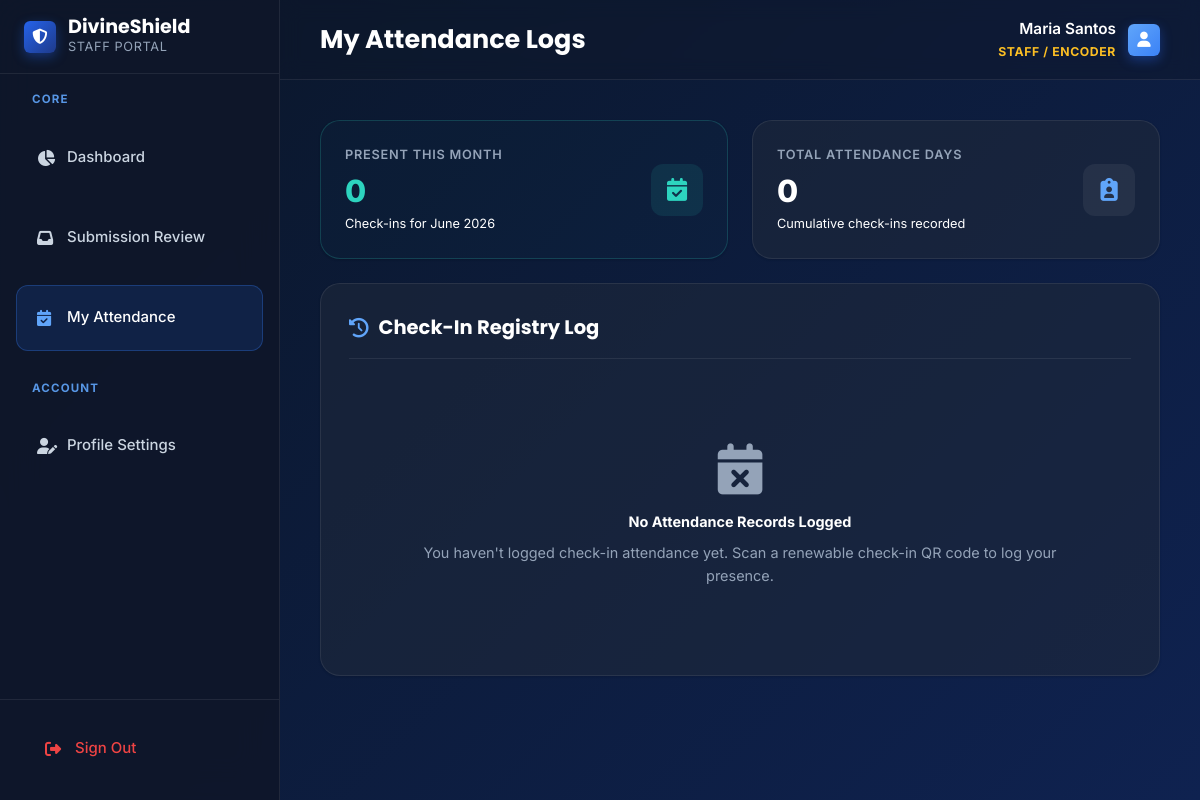
Page /views/staff/attendance_history.php (signed in) on the earlier database version.
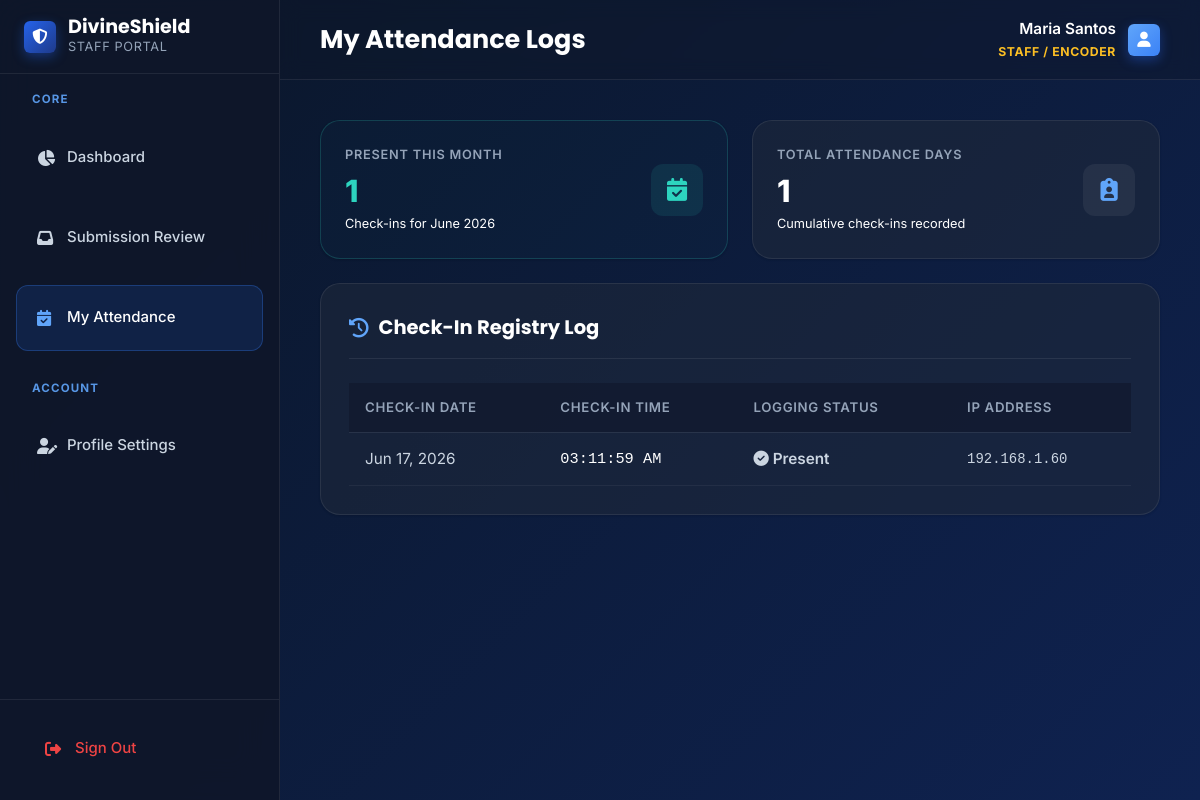
Same page on the later database version.
### tables this page shows
CREATE TABLE `users` (
  `id` int(11) NOT NULL,
  `username` varchar(50) NOT NULL,
  `password_hash` varchar(255) NOT NULL,
  `role` enum('admin','staff','church_leader') NOT NULL,
  `position_title` varchar(100) DEFAULT NULL,
  `first_name` varchar(50) NOT NULL,
  `middle_name` varchar(50) DEFAULT NULL,
  `last_name` varchar(50) NOT NULL,
  `email` varchar(100) NOT NULL,
  `phone` varchar(20) DEFAULT NULL,
  `admin_pin` varchar(4) DEFAULT NULL,
  `profile_picture` varchar(255) DEFAULT NULL,
  `admin_message` text DEFAULT NULL,
  `status` enum('pending','active','inactive') DEFAULT 'pending',
  `created_at` timestamp NOT NULL DEFAULT current_timestamp(),
  `updated_at` timestamp NOT NULL DEFAULT current_timestamp() ON UPDATE current_timestamp()
);

CREATE TABLE `staff_attendance` (
  `id` int(11) NOT NULL,
  `user_id` int(11) NOT NULL,
  `check_in_time` timestamp NOT NULL DEFAULT current_timestamp(),
  `ip_address` varchar(45) DEFAULT NULL
);

### views/staff/attendance_history.php (the view, shortened to what this page needs)
<?php
require_once '../../db.php';
$pageTitle = "My Attendance Logs";
$userId = $_SESSION['user_id'];
$stmtLogs = $pdo->prepare("
    SELECT *
    FROM staff_attendance
    WHERE user_id = ?
    ORDER BY check_in_time DESC
");
$stmtLogs->execute([$userId]);
$logs = $stmtLogs->fetchAll(PDO::FETCH_ASSOC);
$stmtMonthCount = $pdo->prepare("
    SELECT COUNT(*)
    FROM staff_attendance
    WHERE user_id = ?
      AND YEAR(check_in_time) = YEAR(CURRENT_DATE)
      AND MONTH(check_in_time) = MONTH(CURRENT_DATE)
");
$stmtMonthCount->execute([$userId]);
$currentMonthPresentCount = intval($stmtMonthCount->fetchColumn());
$totalCheckins = count($logs);
include 'includes/header.php';
?>
<div class="stats-grid" style="grid-template-columns: repeat(auto-fit, minmax(240px, 1fr)); margin-bottom: 24px;">
    <div class="stat-box" style="border-color: rgba(45, 212, 191, 0.2); background: rgba(45, 212, 191, 0.02);">
        <div class="stat-box-info">
            <h4>Present This Month</h4>
            <div class="stat-val" style="color: var(--teal-400);"><?php echo $currentMonthPresentCount; ?></div>
            <p style="font-size: 0.75rem; color: var(--gray-500); margin-top:4px;">Check-ins for <?php echo date('F Y'); ?></p>
        </div>
        <div class="stat-box-icon" style="color: var(--teal-400); background: rgba(45, 212, 191, 0.1);">
            <i class="fas fa-calendar-check"></i>
        </div>
    </div>
    <div class="stat-box">
        <div class="stat-box-info">
            <h4>Total Attendance Days</h4>
            <div class="stat-val"><?php echo $totalCheckins; ?></div>
            <p style="font-size: 0.75rem; color: var(--gray-500); margin-top:4px;">Cumulative check-ins recorded</p>
        </div>
        <div class="stat-box-icon">
            <i class="fas fa-clipboard-user"></i>
        </div>
    </div>
</div>
<div class="dashboard-card">
    <div class="dashboard-card-header" style="border-bottom: 1px solid rgba(255, 255, 255, 0.08); padding-bottom: 14px; margin-bottom: 24px;">
        <h3 class="dashboard-card-title" style="font-family: var(--font-head); font-size: 1.15rem; font-weight: 700; display: flex; align-items: center; gap: 10px; color: var(--white);">
            <i class="fas fa-history" style="color:var(--blue-400);"></i> Check-In Registry Log
        </h3>
    </div>
    <div class="panel-body" style="padding:0;">
        <?php if ($totalCheckins > 0): ?>
            <div class="dark-table-wrap">
                <table class="dark-table">
                    <thead>
                        <tr>
                            <th>Check-In Date</th>
                            <th>Check-In Time</th>
                            <th>Logging Status</th>
                            <th>IP Address</th>
                        </tr>
                    </thead>
                    <tbody>
                        <?php foreach($logs as $log): ?>
                        <tr>
                            <td class="fw-semibold text-white">
                                <?php echo date('M d, Y', strtotime($log['check_in_time'])); ?>
                            </td>
                            <td style="font-family: monospace; color:var(--white);">
                                <?php echo date('h:i:s A', strtotime($log['check_in_time'])); ?>
                            </td>
                            <td>
                                <span class="status-badge success" style="font-weight:600;"><i class="fas fa-circle-check"></i> Present</span>
                            </td>
                            <td class="text-muted" style="font-family: monospace; font-size: 0.82rem;">
                                <?php echo htmlspecialchars($log['ip_address'] ?? '—'); ?>
                            </td>
                        </tr>
                        <?php endforeach; ?>
                    </tbody>
                </table>
            </div>
        <?php else: ?>
            <div class="empty-state" style="padding: 60px; text-align: center;">
                <i class="fas fa-calendar-times empty-icon" style="font-size: 3rem; color:var(--gray-500); margin-bottom: 16px;"></i>
                <h4 style="color: var(--white); margin-bottom: 8px;">No Attendance Records Logged</h4>
                <p style="color: var(--gray-400);">You haven't logged check-in attendance yet. Scan a renewable check-in QR code to log your presence.</p>
            </div>
        <?php endif; ?>
    </div>
</div>
<?php include 'includes/footer.php'; ?>

### views/staff/includes/header.php (shortened to what this page needs)
<?php
$stmtStaff = $pdo->prepare("SELECT profile_picture, first_name, last_name, role FROM users WHERE id = ?");
$stmtStaff->execute([$_SESSION['user_id']]);
$staffData = $stmtStaff->fetch(PDO::FETCH_ASSOC);
$staffProfilePic = $staffData['profile_picture'] ?? null;
$staffFullName = trim(($staffData['first_name'] ?? '') . ' ' . ($staffData['last_name'] ?? ''));
?>
<!DOCTYPE html>
<html lang="en">
<head>
  <link rel="stylesheet" href="../../assets/css/style.css?v=16" />
  <link rel="stylesheet" href="https://cdnjs.cloudflare.com/ajax/libs/font-awesome/6.5.0/css/all.min.css" />
</head>
<body>
  <div class="admin-layout">
    <?php include 'sidebar.php'; ?>
    <main class="admin-main">
      <header class="admin-topbar">
        <div style="display:flex; align-items:center; flex:1; min-width:0;">
          <div class="topbar-title" style="white-space:nowrap; overflow:hidden; text-overflow:ellipsis;">
            <?php echo isset($pageTitle) ? htmlspecialchars($pageTitle) : 'Staff Dashboard'; ?>
          </div>
        </div>
        <div class="topbar-user">
          <div class="user-badge-group">
            <div class="user-badge-name"><?php echo htmlspecialchars($staffFullName); ?></div>
            <div class="user-badge-role">Staff / Encoder</div>
          </div>
          <?php if (!empty($staffProfilePic) && file_exists('../../' . $staffProfilePic)): ?>
            <img src="../../<?php echo htmlspecialchars($staffProfilePic); ?>" alt="Profile" style="width:36px; height:36px; border-radius:50%; object-fit:cover; border:1px solid rgba(255,255,255,0.15); flex-shrink:0;" />
          <?php else: ?>
            <div class="logo-mark small" style="background:linear-gradient(135deg, var(--blue-400), var(--blue-500)); color:var(--white); flex-shrink:0;"><i class="fas fa-user"></i></div>
          <?php endif; ?>
        </div>
      </header>
      <div class="admin-content">

### views/staff/includes/sidebar.php (shortened to what this page needs)
<?php
$currentPage = basename($_SERVER['PHP_SELF']);
?>
<aside class="admin-sidebar" id="staffSidebar">
  <div class="sidebar-header">
    <a href="dashboard.php" class="nav-brand" style="pointer-events: none;">
      <div class="logo-mark small">
        <i class="fas fa-shield-halved"></i>
      </div>
      <div class="brand-text">
        <span class="brand-main">DivineShield</span>
        <span class="brand-sub">Staff Portal</span>
      </div>
    </a>
  </div>
  <nav class="sidebar-menu" id="staffSidebarMenu">
    <div class="sidebar-section-label" style="margin-top:0;">Core</div>
    <a href="dashboard.php" class="sidebar-link <?php echo $currentPage === 'dashboard.php' ? 'active' : ''; ?>">
      <i class="fas fa-chart-pie"></i>
      <span>Dashboard</span>
    </a>
    <a href="submissions.php" class="sidebar-link <?php echo $currentPage === 'submissions.php' ? 'active' : ''; ?>">
      <i class="fas fa-inbox"></i>
      <span>Submission Review</span>
    </a>
    <a href="attendance_history.php" class="sidebar-link <?php echo $currentPage === 'attendance_history.php' ? 'active' : ''; ?>">
      <i class="fas fa-calendar-check"></i>
      <span>My Attendance</span>
    </a>
    <div class="sidebar-section-label">Account</div>
    <a href="profile.php" class="sidebar-link <?php echo $currentPage === 'profile.php' ? 'active' : ''; ?>">
      <i class="fas fa-user-pen"></i>
      <span>Profile Settings</span>
    </a>
  </nav>
  <div class="sidebar-footer">
    <a href="logout.php" class="sidebar-link" style="color:var(--red-500); border-color:transparent;">
      <i class="fas fa-sign-out-alt"></i>
      <span>Sign Out</span>
    </a>
  </div>
</aside>

### views/staff/includes/footer.php
      </div>
    </main>
  </div>
</body>
</html>

Differences in the rows shown:
added staff_attendance: check_in_time "Jun 17, 2026", check_in_time "03:11:59 AM", ip_address "192.168.1.60"
Other differences:
$currentMonthPresentCount: "0" → "1"
$totalCheckins: "0" → "1"
text no longer shown: "No Attendance Records Logged You haven't logged check-in attendance yet. Scan a renewable check-in QR code to log your presence."
text now shown: "CHECK-IN DATE CHECK-IN TIME LOGGING STATUS IP ADDRESS"
